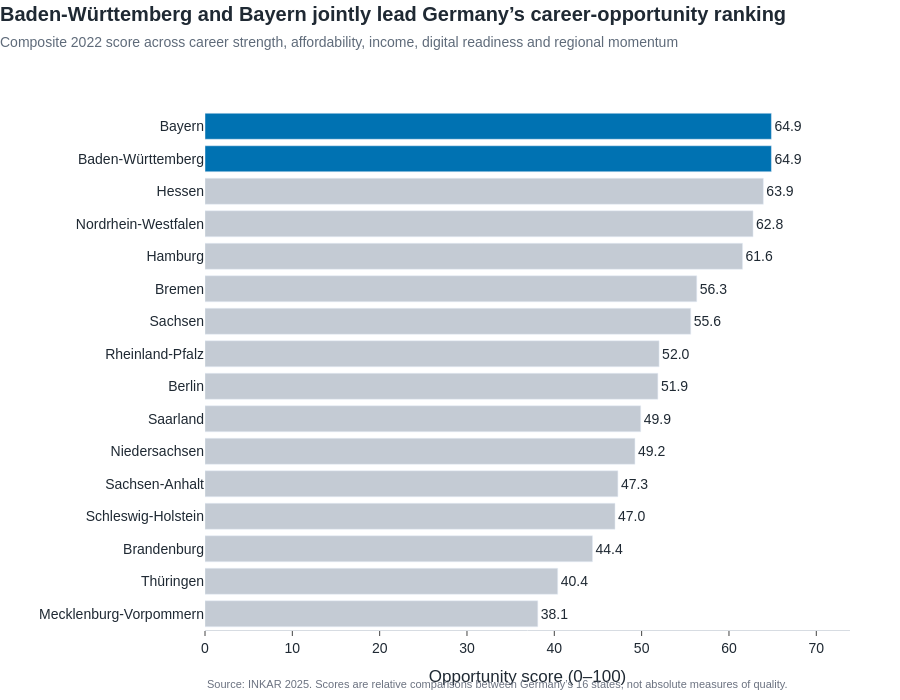

The cell this chart's notebook holds for it:
### Markdown cell above
## Analytical Question 1

### Which German states offer the strongest overall balance of career prospects, affordability, income, digital readiness, and regional momentum?

This visual compares the 16 German states using the transparent composite opportunity score developed from the five analytical dimensions.

### Code cell
ranking_chart_data = (
    analysis_snapshot[
        [
            "state_name",
            "opportunity_score",
            "overall_rank",
            "career_strength_score",
            "affordability_score",
            "income_economic_score",
            "digital_readiness_score",
            "regional_momentum_score"
        ]
    ]
    .sort_values(
        [
            "opportunity_score",
            "career_strength_score"
        ],
        ascending=[
            True,
            True
        ]
    )
    .reset_index(drop=True)
)

# Highlight only the joint first-place states
ranking_chart_data["bar_colour"] = ranking_chart_data[
    "overall_rank"
].apply(
    lambda rank: "#0072B2" if rank == 1 else "#C4CBD4"
)

ranking_chart_data["score_label"] = (
    ranking_chart_data["opportunity_score"]
    .map(lambda value: f"{value:.1f}")
)

fig_1 = go.Figure()

fig_1.add_trace(
    go.Bar(
        x=ranking_chart_data["opportunity_score"],
        y=ranking_chart_data["state_name"],
        orientation="h",
        marker={
            "color": ranking_chart_data["bar_colour"]
        },
        text=ranking_chart_data["score_label"],
        textposition="outside",
        cliponaxis=False,
        customdata=ranking_chart_data[
            [
                "overall_rank",
                "career_strength_score",
                "affordability_score",
                "income_economic_score",
                "digital_readiness_score",
                "regional_momentum_score"
            ]
        ],
        hovertemplate=(
            "<b>%{y}</b><br>"
            "Overall score: %{x:.2f}<br>"
            "Rank: %{customdata[0]}<br>"
            "Career strength: %{customdata[1]:.1f}<br>"
            "Affordability: %{customdata[2]:.1f}<br>"
            "Income and economy: %{customdata[3]:.1f}<br>"
            "Digital readiness: %{customdata[4]:.1f}<br>"
            "Regional momentum: %{customdata[5]:.1f}"
            "<extra></extra>"
        )
    )
)

fig_1 = apply_publication_style(
    fig_1,
    title=(
        "Baden-Württemberg and Bayern jointly lead Germany’s "
        "career-opportunity ranking"
    ),
    subtitle=(
        "Composite 2022 score across career strength, affordability, "
        "income, digital readiness and regional momentum"
    ),
    x_title="Opportunity score (0–100)",
    y_title="",
    height=700
)

fig_1.update_xaxes(
    range=[
        0,
        ranking_chart_data["opportunity_score"].max() + 9
    ]
)

fig_1.add_annotation(
    x=0,
    y=-0.12,
    xref="paper",
    yref="paper",
    text=(
        "Source: INKAR 2025. Scores are relative comparisons between "
        "Germany’s 16 states, not absolute measures of quality."
    ),
    showarrow=False,
    xanchor="left",
    font={
        "size": 11,
        "color": "#6B7280"
    }
)

fig_1.show()

### Figure 1 — Plotly figure (JSON) as saved in the notebook; plotly's stock layout.template omitted (floating-point values rounded to 4 significant figures)
{"data": [{"cliponaxis": false, "customdata": [[16.0, 25.94, 81.88, 14.69, 6.25, 50.0], [15.0, 45.31, 71.88, 6.25, 25.0, 28.12], [14.0, 36.88, 53.12, 33.12, 37.5, 78.12], [13.0, 43.44, 38.75, 47.81, 75.0, 50.0], [12.0, 36.25, 99.38, 20.62, 18.75, 37.5], [11.0, 52.19, 48.12, 40.0, 50.0, 59.38], [10.0, 37.81, 73.12, 49.69, 43.75, 40.62], [9.0, 53.44, 13.12, 52.5, 93.75, 100.0], [8.0, 55.0, 58.75, 62.19, 12.5, 43.75], [7.0, 56.88, 94.38, 23.12, 31.25, 43.75], [6.0, 42.5, 53.75, 71.25, 87.5, 50.0], [5.0, 67.66, 6.25, 87.81, 100.0, 87.5], [4.0, 49.22, 83.12, 70.62, 81.25, 25.0], [3.0, 79.38, 25.62, 89.38, 62.5, 56.25], [1.0, 80.94, 30.62, 91.25, 56.25, 50.0], [1.0, 87.19, 18.12, 89.69, 68.75, 50.0]], "hovertemplate": "<b>%{y}</b><br>Overall score: %{x:.2f}<br>Rank: %{customdata[0]}<br>Career strength: %{customdata[1]:.1f}<br>Affordability: %{customdata[2]:.1f}<br>Income and economy: %{customdata[3]:.1f}<br>Digital readiness: %{customdata[4]:.1f}<br>Regional momentum: %{customdata[5]:.1f}<extra></extra>", "marker": {"color": ["#C4CBD4", "#C4CBD4", "#C4CBD4", "#C4CBD4", "#C4CBD4", "#C4CBD4", "#C4CBD4", "#C4CBD4", "#C4CBD4", "#C4CBD4", "#C4CBD4", "#C4CBD4", "#C4CBD4", "#C4CBD4", "#0072B2", "#0072B2"]}, "orientation": "h", "text": ["38.1", "40.4", "44.4", "47.0", "47.3", "49.2", "49.9", "51.9", "52.0", "55.6", "56.3", "61.6", "62.8", "63.9", "64.9", "64.9"], "textposition": "outside", "type": "bar", "x": [38.11, 40.39, 44.38, 46.95, 47.28, 49.23, 49.89, 51.86, 52.0, 55.62, 56.31, 61.55, 62.76, 63.94, 64.86, 64.86], "y": ["Mecklenburg-Vorpommern", "Thüringen", "Brandenburg", "Schleswig-Holstein", "Sachsen-Anhalt", "Niedersachsen", "Saarland", "Berlin", "Rheinland-Pfalz", "Sachsen", "Bremen", "Hamburg", "Nordrhein-Westfalen", "Hessen", "Baden-Württemberg", "Bayern"]}], "layout": {"annotations": [{"font": {"color": "#6B7280", "size": 11}, "showarrow": false, "text": "Source: INKAR 2025. Scores are relative comparisons between Germany’s 16 states, not absolute measures of quality.", "x": 0, "xanchor": "left", "xref": "paper", "y": -0.12, "yref": "paper"}], "font": {"color": "#1F2933", "family": "Arial, sans-serif", "size": 14}, "height": 700, "hoverlabel": {"bgcolor": "white", "font": {"size": 13}}, "margin": {"b": 70, "l": 165, "r": 50, "t": 110}, "paper_bgcolor": "white", "plot_bgcolor": "white", "showlegend": false, "title": {"text": "<b>Baden-Württemberg and Bayern jointly lead Germany’s career-opportunity ranking</b><br><span style='font-size:14px;color:#5F6B7A'>Composite 2022 score across career strength, affordability, income, digital readiness and regional momentum</span>", "x": 0, "xanchor": "left", "y": 0.97, "yanchor": "top"}, "xaxis": {"linecolor": "#D7DCE2", "range": [0, 73.86], "showgrid": false, "showline": true, "ticks": "outside", "title": {"text": "Opportunity score (0–100)"}, "zeroline": false}, "yaxis": {"showgrid": false, "showline": false, "ticks": "", "title": {"text": ""}, "zeroline": false}}}
